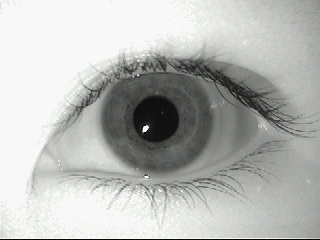
#> input picture dataset/1/left/aeval1.bmp, 320 x 240 px, found by its file name
$ python IrisNomalization.py   (older library calls are emulated)
#> lines starting #> are read from the running program, lines starting #| are printed output that depends on the picture
### source/segmentation.py
from math import sqrt
from scipy.spatial import distance
import cv2
import numpy as np


def iris_segmentation(img):
    pupil = find_pupil(img)
    if pupil is None:
        print("no pupil")
        return None
    else:
        iris = find_iris(img, pupil)
        if iris is None:
            print("no iris")
            return None
        else:
            create_mask(img, pupil, iris)
            cv2.circle(img, (pupil[0], pupil[1]), pupil[2], (0, 255, 0), 2)
            cv2.circle(img, (iris[0], iris[1]), iris[2], (0, 255, 0), 2)
            #cv2.imshow("img", img)
    cv2.imwrite("imageshow//SegmentedImage.bmp",img)
    return img,(pupil[0],pupil[1]),pupil[2],(iris[0], iris[1]), iris[2]

def find_pupil(img):
    # Convert to gray scale
    img = cv2.cvtColor(img, cv2.COLOR_BGR2GRAY)
    # Remove noise by blurring the image
    img = cv2.medianBlur(img, 9)
    # Increase the constrast
    img = cv2.convertScaleAbs(img, alpha=1.1, beta=10)

    circles = cv2.HoughCircles(img, method=cv2.HOUGH_GRADIENT, dp=1, minDist=50, param1=100, param2=30, minRadius=5,
                               maxRadius=30)
    if circles is not None:
        circles = np.uint16(np.around(circles))

        for i in circles[0, :]:
            copy = img.copy()
            cv2.circle(copy, (i[0], i[1]), i[2], (0, 255, 0), 2)
            cv2.imshow("img", copy)

        # Find the smallest circle (assuming it's the pupil)
        min_circle = min(circles[0, :], key=lambda x: x[2])
        return min_circle
    else:
        return None


def find_iris(img, inner_circle):
    # Convert to gray scale
    img = cv2.cvtColor(img, cv2.COLOR_BGR2GRAY)
    # Remove noise by blurring the image
    img = cv2.medianBlur(img, 9)
    # Increase the constrast
    img = cv2.convertScaleAbs(img, alpha=1.1, beta=10)

    circles = cv2.HoughCircles(img, method=cv2.HOUGH_GRADIENT, dp=1, minDist=1, param1=30, param2=1,
                               minRadius=round(inner_circle[2] * 1.6), maxRadius=round(inner_circle[2] * 2.7))

    if circles is not None:
        print("circles")
        circles = np.uint16(np.around(circles))
        # Find the circle that neighbours the inner circle

        neyghbours = [x for x in circles[0, :] if distance.euclidean((x[0],x[1]),(inner_circle[0],inner_circle[1])) < 4]
        if len(neyghbours) == 0:
            return None
        max_circle = max(neyghbours, key=lambda x: x[2])
        return max_circle

    else:
        print("no circles")
        return None


def create_mask(img, inner_circle, outer_circle):
    # [12 lines of commented-out code are left out]
    sobel_horizontal = np.uint8(np.absolute(cv2.Sobel(img, cv2.CV_64F, 0, 1, ksize=3)))
    cv2.imshow("sobel_horizontal", sobel_horizontal)

    # median filter
    sobel_horizontal = cv2.medianBlur(sobel_horizontal, 5)
    cv2.imshow("sobel_horizontal", sobel_horizontal)

### source/IrisNomalization.py
import cv2
import numpy as np
import segmentation
import cv2
import numpy as np

def iris_normalization(image):
    segmented_iris,inner_center,inner_radius,outer_center,outer_radius=segmentation.iris_segmentation(image)
    # Convert the image to grayscale if it's not already
    if len(image.shape) == 3:
        image = cv2.cvtColor(image, cv2.COLOR_BGR2GRAY)


    thetas = np.arange(0, 2 * np.pi, 2 * np.pi / 180)
    d=outer_radius-inner_radius
    normalized_image = np.zeros((d,180))

    for (i, theta) in enumerate(thetas):
        for j in range(d):
            r = j / d

            xP = inner_center[0] + inner_radius * np.cos(theta)
            yP = inner_center[1] + inner_radius * np.sin(theta)
            xI = inner_center[0] + outer_radius * np.cos(theta)
            yI = inner_center[1] + outer_radius * np.sin(theta)

            Xc = int((1 - r) * xP + r * xI)
            Yc = int((1 - r) * yP + r * yI)

            normalized_image[j, i] = image[Yc, Xc]
    cv2.imwrite('imageshow/NormalizedImage.bmp',normalized_image)
    return cv2.resize(normalized_image,(30,180))
#MAIN
path="dataset\\1\\left\\aeval1.bmp"
img=cv2.imread(path)
#> img is the input picture: shape (240, 320, 3); mean B, G, R 182.9, 185.6, 183.8
iris_normalization(img)
#> in find_pupil, `img = cv2.convertScaleAbs(img, alpha=1.1, beta=10)`:
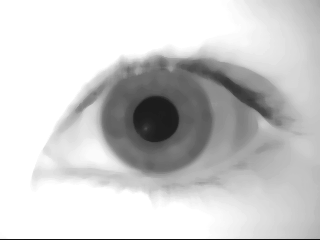
#> img: shape (240, 320); min 17, max 255, mean 204.8
#> in find_pupil, `circles = cv2.HoughCircles(img, method=cv2.HOUGH_GRADIENT, dp=1, minDi..`: circles = [[155.5, 119.5, 22.3]]
#> in find_pupil, `circles = np.uint16(np.around(circles))`: circles = [[156, 120, 22]]
#> the loop in find_pupil, `for i in circles[0, :]:` made 1 pass
#> pass 1, in find_pupil, `cv2.imshow("img", copy)`:
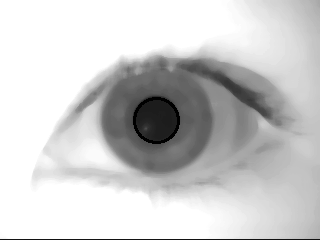
#> window 'img': shape (240, 320); min 0, max 255, mean 204.5
#> in find_pupil, `min_circle = min(circles[0, :], key=lambda x: x[2])`: min_circle = [156, 120, 22]
#> in find_iris, `neyghbours = [x for x in circles[0, :] if distance.euclidean((x[0],x[1..`: neyghbours = [[158, 120, 54]]
#> in find_iris, `max_circle = max(neyghbours, key=lambda x: x[2])`: max_circle = [158, 120, 54]
#> in create_mask, `sobel_horizontal = np.uint8(np.absolute(cv2.Sobel(img, cv2.CV_64F, 0, ..`:
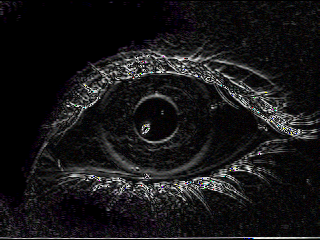
#> sobel_horizontal: shape (240, 320, 3); mean B, G, R 23.4, 22.4, 23.1
#> in create_mask, `sobel_horizontal = cv2.medianBlur(sobel_horizontal, 5)`:
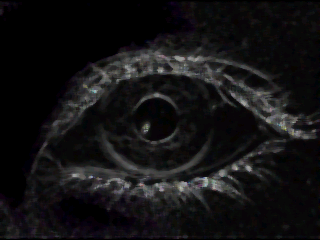
#> sobel_horizontal: shape (240, 320, 3); mean B, G, R 19.6, 18.6, 19.4
#> in iris_segmentation, `cv2.circle(img, (iris[0], iris[1]), iris[2], (0, 255, 0), 2)`:
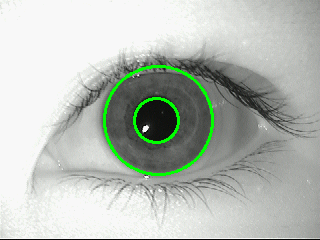
#> img: shape (240, 320, 3); mean B, G, R 181.3, 188.8, 182.2
#> in iris_normalization, `segmented_iris,inner_center,inner_radius,outer_center,outer_radius=seg..`: inner_center = (156, 120); inner_radius = 22; outer_center = (158, 120); outer_radius = 54
#> in iris_normalization, `d=outer_radius-inner_radius`: d = 32
#> after the loop in iris_normalization, `for (i, theta) in enumerate(thetas):`:
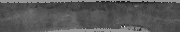
#> normalized_image: shape (32, 180) float64; min 18, max 248, mean 88.3
#> in iris_normalization, `return cv2.resize(normalized_image,(30,180))`:
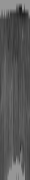
#> returned value: shape (180, 30) float64; min 27.52, max 151.3, mean 88.2

$ run again, with dataset/1/left/aeval3.bmp copied over dataset/1/left/aeval1.bmp
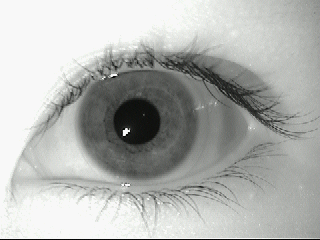
#> input picture dataset/1/left/aeval3.bmp, 320 x 240 px, found by its file name
#> img is the input picture: shape (240, 320, 3); mean B, G, R 176.6, 179.4, 177.6
#> in find_pupil, `circles = cv2.HoughCircles(img, method=cv2.HOUGH_GRADIENT, dp=1, minDi..`: circles = [[136.5, 120.5, 23.1]]
#> in find_pupil, `circles = np.uint16(np.around(circles))`: circles = [[136, 120, 23]]
#> the loop in find_pupil, `for i in circles[0, :]:` made 1 pass
#> pass 1, in find_pupil, `cv2.imshow("img", copy)`:
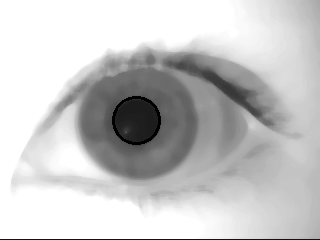
#> window 'img': shape (240, 320); min 0, max 255, mean 199.3
#> min_circle = [136, 120, 23]
#> neyghbours = [[138, 122, 59], [138, 120, 60], [136, 120, 59]]
#> max_circle = [138, 120, 60]
#> inner_center = (136, 120); inner_radius = 23; outer_center = (138, 120); outer_radius = 60
#> d = 37
#> in iris_normalization, `return cv2.resize(normalized_image,(30,180))`:
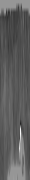
#> returned value: shape (180, 30) float64; min 37.24, max 247.4, mean 94.4
